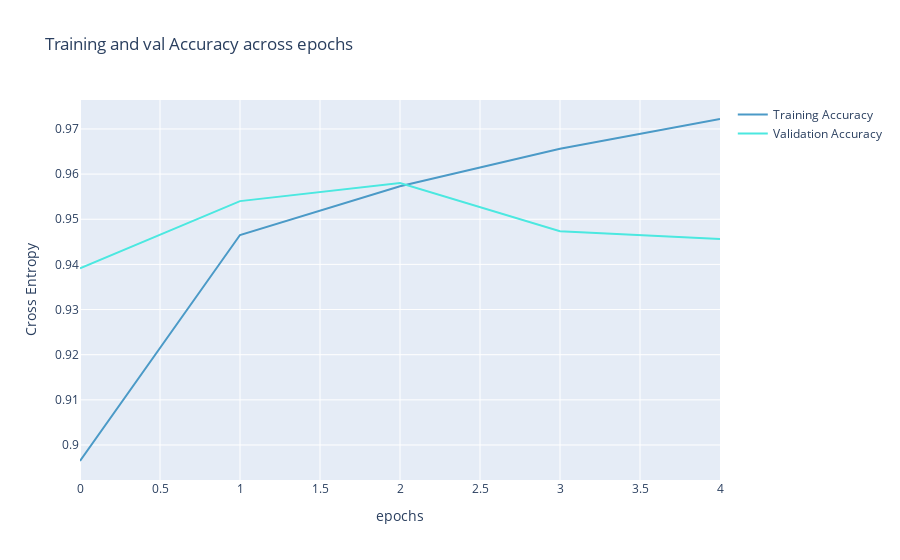

Write notebook code for a chart like this one.
### Code cell
fig = go.Figure(data=[
                      go.Scatter(
                          y=history_tr1["accuracy"],
                          name="Training Accuracy",
                          mode="lines",
                          marker=dict(
                              color=color_chart[0]
                          )),
                      go.Scatter(
                          y=history_tr1["val_accuracy"],
                          name="Validation Accuracy",
                          mode="lines",
                          marker=dict(
                              color=color_chart[1]
                          ))
])
fig.update_layout(
    title='Training and val Al' \
    'ccuracy across epochs',
    xaxis_title='epochs',
    yaxis_title='Cross Entropy'    
)
fig.show()

### Figure 1 — Plotly figure (JSON) as saved in the notebook; plotly's stock layout.template omitted (floating-point values rounded to 4 significant figures)
{"data": [{"marker": {"color": "#4B9AC7"}, "mode": "lines", "name": "Training Accuracy", "type": "scatter", "y": [0.8965, 0.9465, 0.9573, 0.9656, 0.9722]}, {"marker": {"color": "#4BE8E0"}, "mode": "lines", "name": "Validation Accuracy", "type": "scatter", "y": [0.9391, 0.954, 0.958, 0.9473, 0.9456]}], "layout": {"title": {"text": "Training and val Accuracy across epochs"}, "xaxis": {"title": {"text": "epochs"}}, "yaxis": {"title": {"text": "Cross Entropy"}}}}
